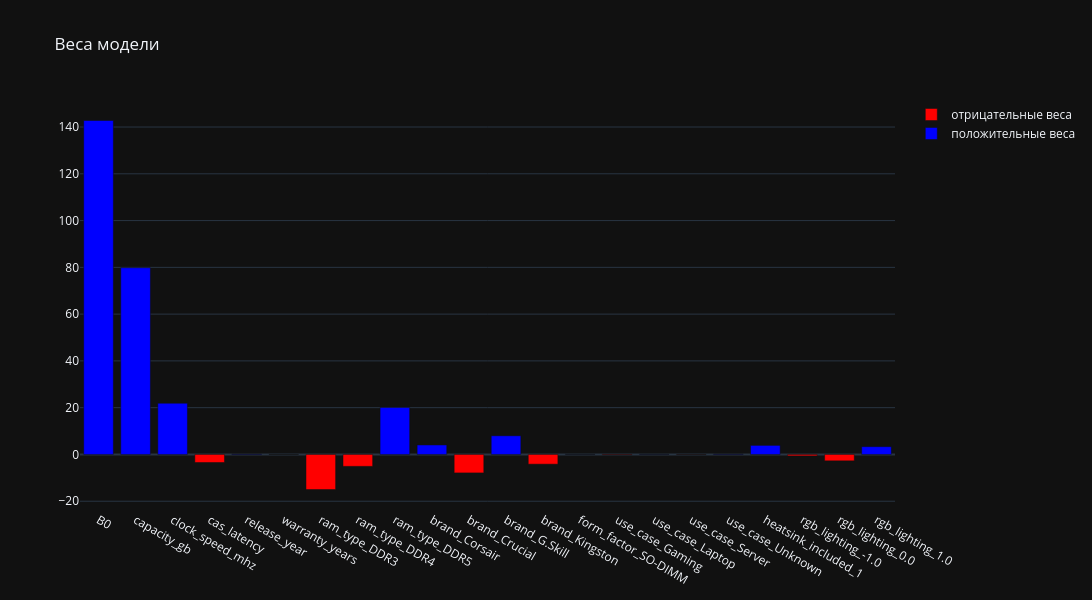

The notebook cell this image was saved under:
### Code cell
pipe_base.fit(X_train, y_train)
B0, B = get_coefs(pipe_base['model'])
names = list(pipe_base[:-1].get_feature_names_out())
print_model(B0, B, names)

Bs = np.hstack([B0, B])
vis_weigths(Bs, names)

### Figure 1 — Plotly figure (JSON) as saved in the notebook; plotly's stock layout.template omitted (floating-point values rounded to 4 significant figures)
{"data": [{"marker": {"color": "red"}, "name": "отрицательные веса", "type": "bar", "x": [3, 5, 6, 7, 10, 12, 14, 16, 19, 20], "y": [-3.434, -0.01142, -14.99, -5.089, -7.892, -4.154, -0.1487, -0.04221, -0.6025, -2.725]}, {"marker": {"color": "blue"}, "name": "положительные веса", "type": "bar", "x": [0, 1, 2, 4, 8, 9, 11, 13, 15, 17, 18, 21], "y": [142.8, 79.85, 21.91, 0.1456, 20.07, 4.057, 7.988, 0.03494, 0.06179, 0.1292, 3.874, 3.328]}], "layout": {"height": 600, "title": {"text": "Веса модели"}, "width": 1200, "xaxis": {"tickmode": "array", "ticktext": ["B0", "capacity_gb", "clock_speed_mhz", "cas_latency", "release_year", "warranty_years", "ram_type_DDR3", "ram_type_DDR4", "ram_type_DDR5", "brand_Corsair", "brand_Crucial", "brand_G.Skill", "brand_Kingston", "form_factor_SO-DIMM", "use_case_Gaming", "use_case_Laptop", "use_case_Server", "use_case_Unknown", "heatsink_included_1", "rgb_lighting_-1.0", "rgb_lighting_0.0", "rgb_lighting_1.0"], "tickvals": [0, 1, 2, 3, 4, 5, 6, 7, 8, 9, 10, 11, 12, 13, 14, 15, 16, 17, 18, 19, 20, 21]}}}
